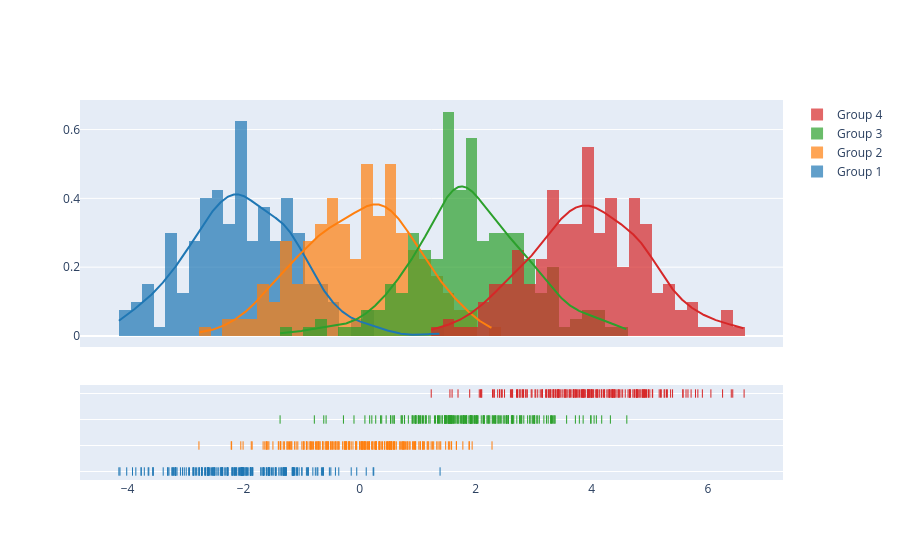

Source (notebook cell):
### Code cell
import plotly.figure_factory as ff

# Add histogram data
x1 = np.random.randn(200) - 2
x2 = np.random.randn(200)
x3 = np.random.randn(200) + 2
x4 = np.random.randn(200) + 4

# Group data together
hist_data = [x1, x2, x3, x4]

group_labels = ['Group 1', 'Group 2', 'Group 3', 'Group 4']

# Create distplot with custom bin_size
fig = ff.create_distplot(hist_data, group_labels, bin_size=.2)
fig.show()

### Figure 1 — Plotly figure (JSON) as saved in the notebook; plotly's stock layout.template omitted (floating-point values rounded to 4 significant figures; data arrays with more than 128 entries replaced by an {"elided": "..."} marker saying what was removed)
{"data": [{"autobinx": false, "histnorm": "probability density", "legendgroup": "Group 1", "marker": {"color": "rgb(31, 119, 180)"}, "name": "Group 1", "opacity": 0.7, "type": "histogram", "x": {"elided": "200 float values"}, "xaxis": "x", "xbins": {"end": 1.386, "size": 0.2, "start": -4.149}, "yaxis": "y"}, {"autobinx": false, "histnorm": "probability density", "legendgroup": "Group 2", "marker": {"color": "rgb(255, 127, 14)"}, "name": "Group 2", "opacity": 0.7, "type": "histogram", "x": {"elided": "200 float values"}, "xaxis": "x", "xbins": {"end": 2.281, "size": 0.2, "start": -2.77}, "yaxis": "y"}, {"autobinx": false, "histnorm": "probability density", "legendgroup": "Group 3", "marker": {"color": "rgb(44, 160, 44)"}, "name": "Group 3", "opacity": 0.7, "type": "histogram", "x": {"elided": "200 float values"}, "xaxis": "x", "xbins": {"end": 4.604, "size": 0.2, "start": -1.371}, "yaxis": "y"}, {"autobinx": false, "histnorm": "probability density", "legendgroup": "Group 4", "marker": {"color": "rgb(214, 39, 40)"}, "name": "Group 4", "opacity": 0.7, "type": "histogram", "x": {"elided": "200 float values"}, "xaxis": "x", "xbins": {"end": 6.625, "size": 0.2, "start": 1.233}, "yaxis": "y"}, {"legendgroup": "Group 1", "marker": {"color": "rgb(31, 119, 180)"}, "mode": "lines", "name": "Group 1", "showlegend": false, "type": "scatter", "x": {"elided": "500 float values"}, "xaxis": "x", "y": {"elided": "500 float values"}, "yaxis": "y"}, {"legendgroup": "Group 2", "marker": {"color": "rgb(255, 127, 14)"}, "mode": "lines", "name": "Group 2", "showlegend": false, "type": "scatter", "x": {"elided": "500 float values"}, "xaxis": "x", "y": {"elided": "500 float values"}, "yaxis": "y"}, {"legendgroup": "Group 3", "marker": {"color": "rgb(44, 160, 44)"}, "mode": "lines", "name": "Group 3", "showlegend": false, "type": "scatter", "x": {"elided": "500 float values"}, "xaxis": "x", "y": {"elided": "500 float values"}, "yaxis": "y"}, {"legendgroup": "Group 4", "marker": {"color": "rgb(214, 39, 40)"}, "mode": "lines", "name": "Group 4", "showlegend": false, "type": "scatter", "x": {"elided": "500 float values"}, "xaxis": "x", "y": {"elided": "500 float values"}, "yaxis": "y"}, {"legendgroup": "Group 1", "marker": {"color": "rgb(31, 119, 180)", "symbol": "line-ns-open"}, "mode": "markers", "name": "Group 1", "showlegend": false, "type": "scatter", "x": {"elided": "200 float values"}, "xaxis": "x", "y": {"elided": "200 str values"}, "yaxis": "y2"}, {"legendgroup": "Group 2", "marker": {"color": "rgb(255, 127, 14)", "symbol": "line-ns-open"}, "mode": "markers", "name": "Group 2", "showlegend": false, "type": "scatter", "x": {"elided": "200 float values"}, "xaxis": "x", "y": {"elided": "200 str values"}, "yaxis": "y2"}, {"legendgroup": "Group 3", "marker": {"color": "rgb(44, 160, 44)", "symbol": "line-ns-open"}, "mode": "markers", "name": "Group 3", "showlegend": false, "type": "scatter", "x": {"elided": "200 float values"}, "xaxis": "x", "y": {"elided": "200 str values"}, "yaxis": "y2"}, {"legendgroup": "Group 4", "marker": {"color": "rgb(214, 39, 40)", "symbol": "line-ns-open"}, "mode": "markers", "name": "Group 4", "showlegend": false, "type": "scatter", "x": {"elided": "200 float values"}, "xaxis": "x", "y": {"elided": "200 str values"}, "yaxis": "y2"}], "layout": {"barmode": "overlay", "hovermode": "closest", "legend": {"traceorder": "reversed"}, "xaxis": {"anchor": "y2", "domain": [0.0, 1.0], "zeroline": false}, "yaxis": {"anchor": "free", "domain": [0.35, 1], "position": 0.0}, "yaxis2": {"anchor": "x", "domain": [0, 0.25], "dtick": 1, "showticklabels": false}}}
